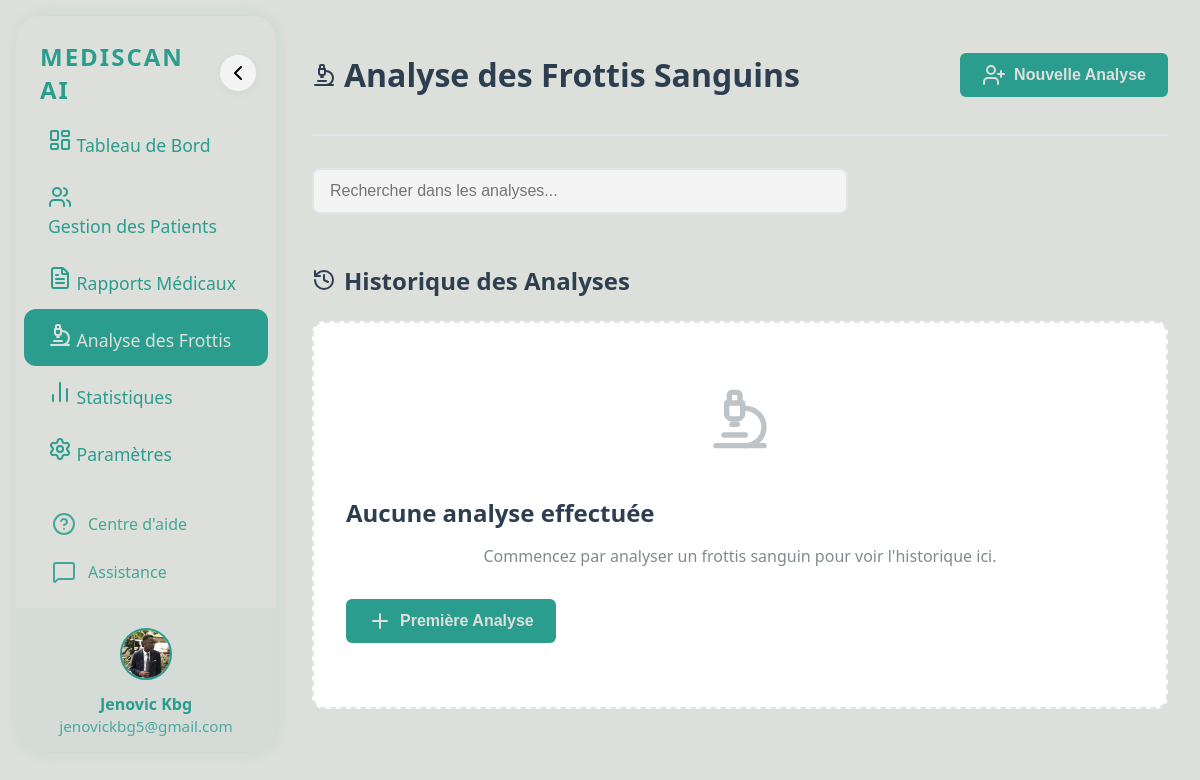
Page /diagnostics/ on the earlier database version.
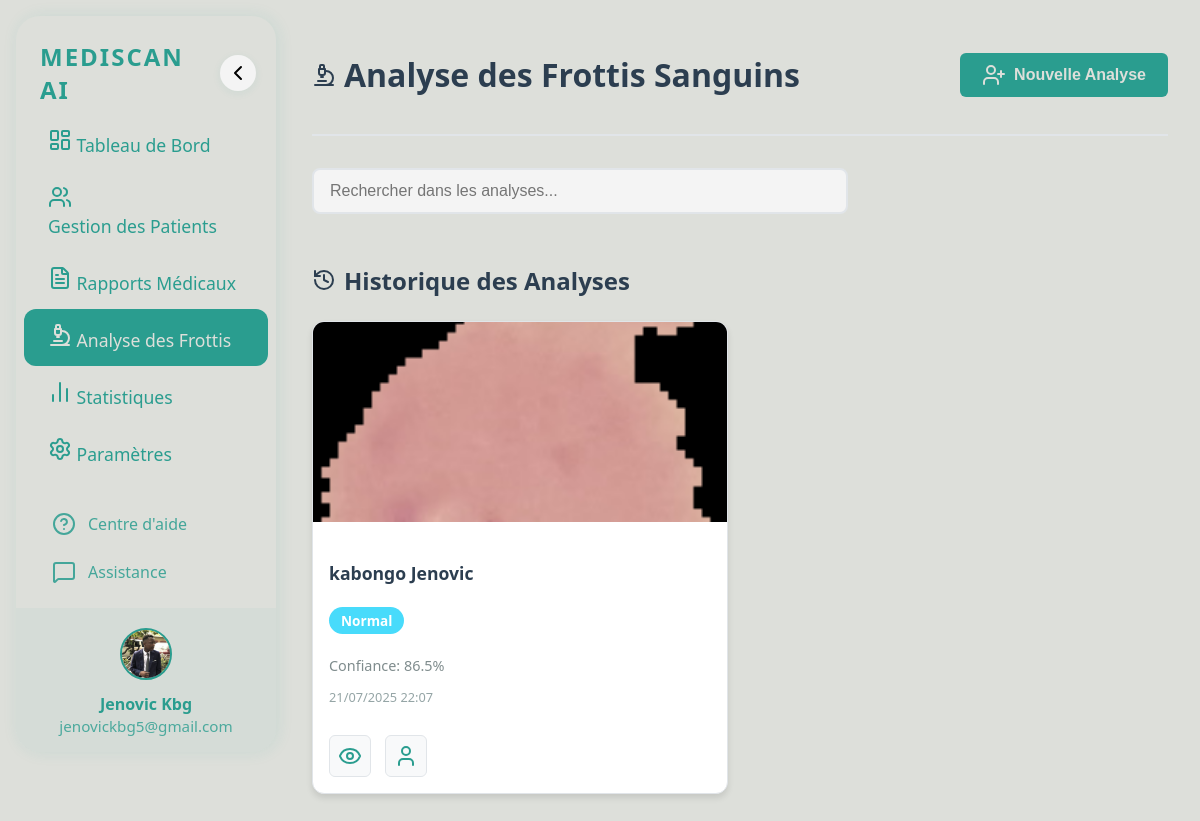
Same page on the later database version.
### diagnostics/models.py (models this page shows, shortened)
class BloodSmear(models.Model):
    patient = models.ForeignKey(Patient, on_delete=models.CASCADE, related_name='frottis')
    image = models.ImageField(upload_to='blood_smears/')
    uploaded_at = models.DateTimeField(auto_now_add=True)
    diagnostic = models.CharField(max_length=100)  # Diagnostic simulé (ex: Paludisme, Anémie...)
    confiance = models.FloatField(null=True, blank=True, default=0)  # Pourcentage de confiance simulé

### patients/models.py (models this page shows, shortened)
class Patient(models.Model):
    SEX_CHOICES = [('M', 'Masculin'), ('F', 'Féminin')]
    nom = models.CharField(max_length=100)
    prenom = models.CharField(max_length=100)
    age = models.IntegerField()
    sexe = models.CharField(max_length=1, choices=SEX_CHOICES)
    taille = models.FloatField()  # en cm
    poids = models.FloatField()  # en kg
    adresse = models.TextField()
    telephone = models.CharField(max_length=20)
    photo = models.ImageField(upload_to='patients_photos/')
    date_enregistrement = models.DateTimeField(auto_now_add=True)  # Ajout de la date d'enregistrement

### diagnostics/views.py (the view)
# urls.py: path('', views.analyse_frottis_sanguins, name='analyse_frottis_sanguins'),
def analyse_frottis_sanguins(request):
    frottis_list = BloodSmear.objects.all().order_by('-uploaded_at')
    return render(request, 'diagnostics/analyse_frottis.html', {
        'frottis_list': frottis_list
    })

### templates/diagnostics/analyse_frottis.html (shortened to what this page needs)
{% load static %}
<!DOCTYPE html>
<html lang="fr">
<head>
    <link rel="stylesheet" href="{% static 'css/style.css' %}">
    <link rel="stylesheet" href="{% static 'css/diagnostics.css' %}">
</head>
<body>
{% include 'sidebar.html' %}
<div class="dashboard">
    <header>
        <h1><i data-lucide="microscope"></i> Analyse des Frottis Sanguins</h1>
        <button class="button-primary" onclick="openSearchPatientModal()">
            <i data-lucide="user-plus"></i> Nouvelle Analyse
        </button>
    </header>
    <section class="search-section">
        <div class="search-box">
            <input type="text" id="searchFrottis" placeholder="Rechercher dans les analyses..." class="search-bar">
        </div>
    </section>
    <section class="frottis-list-section">
        <h3><i data-lucide="history"></i> Historique des Analyses</h3>
        {% if frottis_list %}
        <div class="frottis-grid">
            {% for frottis in frottis_list %}
            <div class="frottis-card">
                <div class="frottis-image">
                    <img src="{{ frottis.image.url }}" alt="Frottis sanguin">
                </div>
                <div class="frottis-info">
                    <h4>{{ frottis.patient.nom }} {{ frottis.patient.prenom }}</h4>
                    <p class="diagnostic {{ frottis.diagnostic|lower }}">{{ frottis.diagnostic }}</p>
                    <p class="confiance">Confiance: {{ frottis.confiance }}%</p>
                    <p class="date">{{ frottis.uploaded_at|date:"d/m/Y H:i" }}</p>
                </div>
                <div class="frottis-actions">
                    <button class="icon-btn" onclick="viewFrottisDetail('{{ frottis.id }}')">
                        <i data-lucide="eye"></i>
                    </button>
                    <button class="icon-btn" onclick="viewPatientHistory({{ frottis.patient.id }})">
                        <i data-lucide="user"></i>
                    </button>
                </div>
            </div>
            {% endfor %}
        </div>
        {% else %}
        <div class="empty-state">
            <i data-lucide="microscope" class="empty-icon"></i>
            <h3>Aucune analyse effectuée</h3>
            <p>Commencez par analyser un frottis sanguin pour voir l'historique ici.</p>
            <button class="button-primary" onclick="openSearchPatientModal()">
                <i data-lucide="plus"></i> Première Analyse
            </button>
        </div>
        {% endif %}
    </section>
</div>
</body>
</html>

### templates/sidebar.html (shortened to what this page needs)
{% load static %}
<div class="sidebar" id="sidebar">
    <div class="sidebar-header">
        <div class="logo">MEDISCAN AI</div>
        <button class="toggle-btn" id="toggleSidebar" aria-label="Plier/Déplier la barre">
            <i data-lucide="chevron-left"></i>
        </button>
    </div>
    <ul class="menu">
        <li class="{% if request.resolver_match.url_name == 'home' %}active{% endif %}"><a href="/"> <i data-lucide="layout-dashboard"></i> <span class="label">Tableau de Bord</span></a></li>
        <li class="{% if request.resolver_match.url_name == 'liste_patients' %}active{% endif %}"><a href="{% url 'patients:liste_patients' %}"><i data-lucide="users"></i> <span class="label">Gestion des Patients</span></a></li>
        <li class=""><a href="{% url 'diagnostics:tous_les_rapports' %}"><i data-lucide="file-text"></i> <span class="label">Rapports Médicaux</span></a></li>
        <li class="{% if request.resolver_match.url_name == 'analyse_frottis_sanguins' %}active{% endif %}"><a href="{% url 'diagnostics:analyse_frottis_sanguins' %}"><i data-lucide="microscope"></i> <span class="label">Analyse des Frottis</span></a></li>
        <li><a href="#"><i data-lucide="bar-chart-2"></i> <span class="label">Statistiques</span></a></li>
        <li><a href="#"><i data-lucide="settings"></i> <span class="label">Paramètres</span></a></li>
    </ul>
    <div class="bottom-links">
        <a href="#"><i data-lucide="help-circle"></i> <span class="label">Centre d'aide</span></a>
        <a href="#"><i data-lucide="message-square"></i> <span class="label">Assistance</span></a>
    </div>
    <div class="user-profile">
        <img src="{% static 'images/profile.jpg' %}" alt="Logo">
        <p>Jenovic Kbg</p>
        <span>jenovickbg5@gmail.com</span>
    </div>
</div>

### static/css/style.css (style rules this page uses)
:root { --main-blue: #2A9D8F; --white: #dddfda; --light-gray: #F4F4F4; --mint-green: #8AC926; --soft-red: #E63946; --night-blue: #264653; }
body { background: var(--white); color: var(--night-blue); font-family: 'Segoe UI', Arial, sans-serif; margin: 0; padding: 0; }
.sidebar { position: fixed; left: 0; top: 0; width: 260px; height: 92vh; margin: 2vh 0 2vh 2vh; background: var(--white); color: var(--main-blue); display: flex; flex-direction: column; justify-content: space-between; box-shadow: 2px 0 16px rgba(42,157,143,0.10); z-index: 10; border-radius: 24px; transition: width 0.3s cubic-bezier(.4,2,.6,1), border-radius 0.3s; overflow: hidden; }
.sidebar-header { display: flex; align-items: center; justify-content: space-between; padding: 24px 20px 8px 24px; }
.logo { font-size: 1.5rem; font-weight: bold; letter-spacing: 2px; color: var(--main-blue); transition: opacity 0.3s; }
.toggle-btn { background: var(--light-gray); border: none; border-radius: 50%; width: 36px; height: 36px; display: flex; align-items: center; justify-content: center; cursor: pointer; transition: background 0.2s; box-shadow: 0 2px 8px rgba(42,157,143,0.08); }
.menu { list-style: none; padding: 0; margin: 0 0 24px 0; }
.menu li { padding: 14px 24px; cursor: pointer; display: flex; align-items: center; font-size: 1.1rem; transition: background 0.2s, color 0.2s; border-radius: 12px; margin: 0 8px; gap: 16px; }
.menu li.active, .menu li:hover { background: var(--main-blue); color: var(--white); }
.menu .label { transition: opacity 0.3s, width 0.3s; white-space: nowrap; }
.bottom-links { padding: 0 24px 16px 24px; display: flex; flex-direction: column; gap: 8px; }
.bottom-links a { color: var(--main-blue); text-decoration: none; font-size: 1rem; display: flex; align-items: center; gap: 12px; opacity: 0.85; transition: opacity 0.2s, color 0.2s; border-radius: 10px; padding: 8px 12px; }
.bottom-links .label { transition: opacity 0.3s, width 0.3s; white-space: nowrap; }
.user-profile { text-align: center; padding: 20px 0 28px 0; background: rgba(42,157,143,0.04); border-radius: 0 0 24px 24px; transition: padding 0.3s; }
.user-profile img { border-radius: 50%; margin-bottom: 8px; border: 2px solid var(--main-blue); width: 48px; height: 48px; object-fit: cover; transition: width 0.3s, height 0.3s; }
.user-profile p { margin: 0; font-weight: 600; color: var(--main-blue); font-size: 1rem; transition: opacity 0.3s; }
.user-profile span { font-size: 0.95rem; opacity: 0.8; color: var(--main-blue); transition: opacity 0.3s; }
.dashboard { margin-left: 280px; transition: margin-left 0.3s cubic-bezier(.4,2,.6,1); }
header { display: flex; justify-content: space-between; align-items: center; margin-bottom: 24px; }
header h1 { font-size: 2.1rem; font-weight: 700; color: var(--main-blue); }
.button-primary { background: var(--main-blue); color: var(--white); border: none; padding: 10px 22px; border-radius: 6px; font-size: 1rem; font-weight: 600; cursor: pointer; transition: background 0.2s; display: flex; align-items: center; gap: 8px; }
.search-bar { width: 100%; padding: 10px 16px; border-radius: 8px; border: 1px solid var(--light-gray); margin-bottom: 18px; font-size: 1rem; outline: none; background: var(--light-gray); color: var(--night-blue); }
.icon-btn { background: none; border: none; cursor: pointer; margin-right: 6px; color: var(--main-blue); font-size: 1.2rem; padding: 4px; border-radius: 6px; transition: background 0.2s, color 0.2s; }
.sidebar .menu a, .sidebar .bottom-links a { text-decoration: none !important; color: inherit !important; outline: none; box-shadow: none; }

Differences in the rows shown:
added BloodSmear: image (picture), patient.nom "kabongo", patient.prenom "Jenovic", diagnostic "Normal", confiance "86.5", uploaded_at "21/07/2025 22:07"
Other differences:
text no longer shown: "Aucune analyse effectuée Commencez par analyser un frottis sanguin pour voir l'historique ici. Première Analyse"
